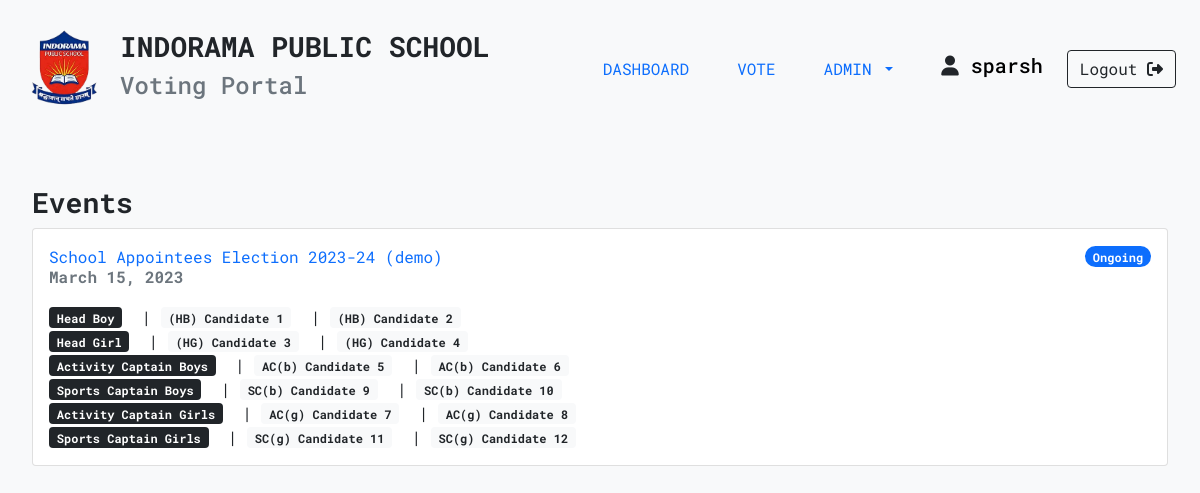
The app's page /results/ (signed in), older data.
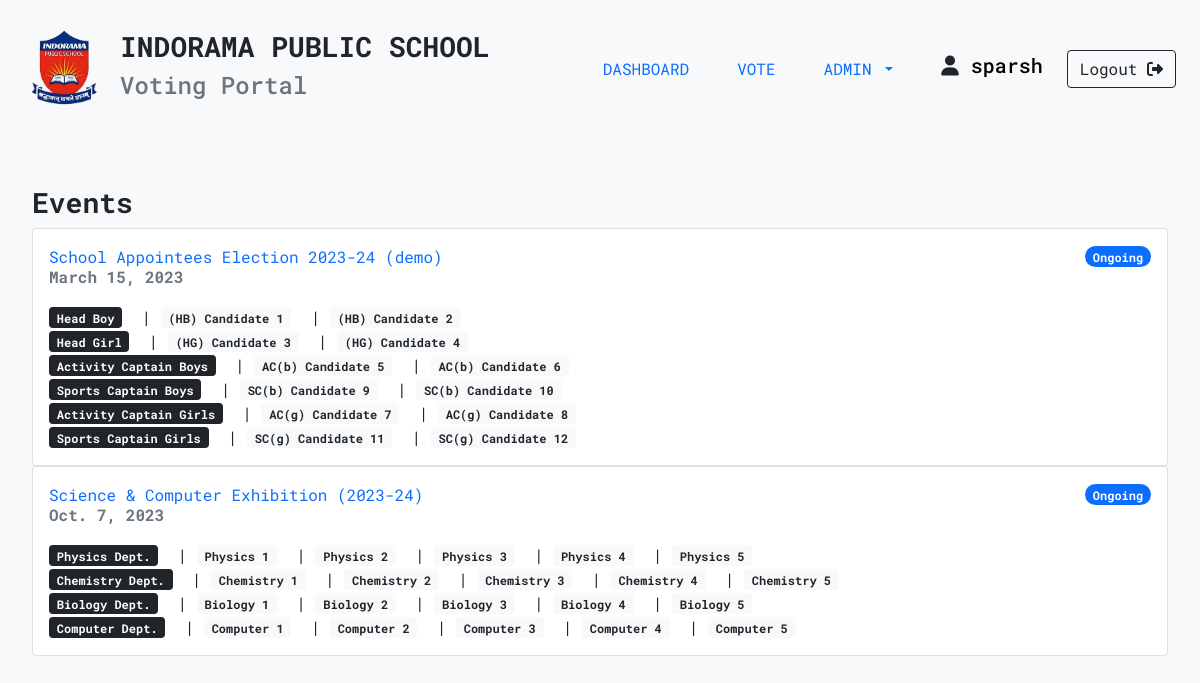
The same page, newer data.
### apps/vote/models.py (models this page shows, shortened)
class Event(models.Model):
    EventID = models.AutoField(primary_key=True)
    Date = models.DateField()
    EventName = models.TextField()

class Category(models.Model):
    Event = models.ForeignKey(Event, on_delete=models.CASCADE, null=True)
    CategoryName = models.TextField()
    def __str__(self):
        return self.CategoryName

class Option(models.Model):
    OptionID = models.AutoField(primary_key=True)
    OptionEvent = models.ForeignKey(Event, on_delete=models.CASCADE)
    OpitonCategory = models.ForeignKey(Category, on_delete=models.CASCADE)
    OptionName = models.TextField()
    Votes = models.IntegerField(default=0)

### apps/results/views.py (the view)
# urls.py: path("results/", include("apps.results.urls")),
@login_required(login_url="/login")
def results(request):
    if not (request.user.is_staff or request.user.is_superuser):
        return HttpResponse(
            """<h3 style="text-align: center;">403 Forbidden</h3>
            <h4 style="text-align: center;">Missing required permissions.</h4>"""
        )
    params = {}
    events = Event.objects.all()
    for event in events:
        params[event] = {}
        categorys = Category.objects.filter(Event=event)
        for category in categorys:
            options = Option.objects.filter(OpitonCategory=category)
            params[event].update({category: options})
    return render(request, "results/results.html", {"params":params})

### templates/results/results.html (shortened to what this page needs)
{% extends 'bases/base.html' %}
{% load static %}
{% block content %}
<div class="page">
    <label for="event_name" class="form-label h3 fw-bold">Events</label>
    <div>
        {% for event, values in params.items %}
            <div class="card">
              <div class="card-body">
                <a href="/results/{{ event.EventName }}" class="card-title text-decoration-none" aria-current="true">
                  <div class="d-flex justify-content-between align-items-center">
                    <span>{{ event.EventName }}</span>
                    <span class="badge bg-primary rounded-pill">Ongoing</span>
                  </div>
                  <p class="card-subtitle fw-bold text-muted">{{ event.Date }}</p>
                </a>
                <div class="mt-3">
                  {% for category, options in values.items %}
                    <span class="badge bg-dark">{{ category }}</span>
                    {% for option in options %}
                        &nbsp|&nbsp<span class="badge bg-light text-dark">{{ option.OptionName }}</span>
                    {% endfor %}
                    <br>
                  {% endfor %}
                </div>
              </div>
            </div>
        {% endfor %}
    </div>
</div>
{% endblock content %}

Row changes from the older to the newer data that the page shows:
added Event: EventName "Science & Computer Exhibition (2023-24)", Date "Oct. 7, 2023"
added Category: CategoryName "Physics Dept.", shown under "Science & Computer Exhibition (2023-24)"
added Option: OptionName "Physics 1", shown under "Physics Dept."
added Option: OptionName "Physics 2", shown under "Physics Dept."
added Option: OptionName "Physics 3", shown under "Physics Dept."
added Option: OptionName "Physics 4", shown under "Physics Dept."
added Option: OptionName "Physics 5", shown under "Physics Dept."
added Category: CategoryName "Chemistry Dept.", shown under "Science & Computer Exhibition (2023-24)"
added Option: OptionName "Chemistry 1", shown under "Chemistry Dept."
added Option: OptionName "Chemistry 2", shown under "Chemistry Dept."
added Option: OptionName "Chemistry 3", shown under "Chemistry Dept."
added Option: OptionName "Chemistry 4", shown under "Chemistry Dept."
added Option: OptionName "Chemistry 5", shown under "Chemistry Dept."
added Category: CategoryName "Biology Dept.", shown under "Science & Computer Exhibition (2023-24)"
added Option: OptionName "Biology 1", shown under "Biology Dept."
added Option: OptionName "Biology 2", shown under "Biology Dept."
added Option: OptionName "Biology 3", shown under "Biology Dept."
added Option: OptionName "Biology 4", shown under "Biology Dept."
added Option: OptionName "Biology 5", shown under "Biology Dept."
added Category: CategoryName "Computer Dept.", shown under "Science & Computer Exhibition (2023-24)"
added Option: OptionName "Computer 1", shown under "Computer Dept."
added Option: OptionName "Computer 2", shown under "Computer Dept."
added Option: OptionName "Computer 3", shown under "Computer Dept."
added Option: OptionName "Computer 4", shown under "Computer Dept."
added Option: OptionName "Computer 5", shown under "Computer Dept."
